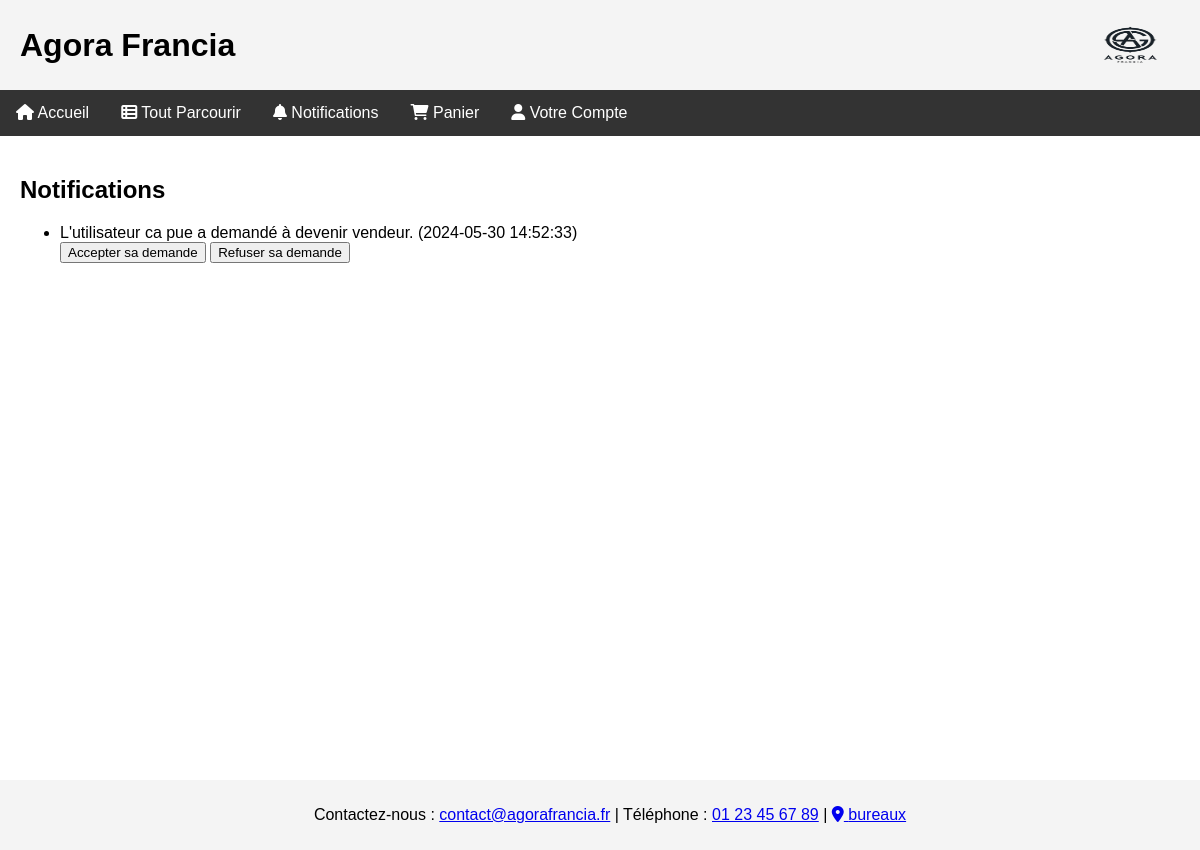
The app's page /notifications.php (signed in) with its own data.
### tables this page shows
CREATE TABLE `notifications` (
  `id` int(11) NOT NULL,
  `utilisateur_id` int(11) DEFAULT NULL,
  `message` text DEFAULT NULL,
  `date_notification` timestamp NOT NULL DEFAULT current_timestamp(),
  `lu` tinyint(1) DEFAULT 0
);

### notifications.php (the view, shortened to what this page needs)
<?php
include 'db_connect.php';
$stmt = $pdo->prepare("SELECT n.id, n.utilisateur_id, n.message, n.date_notification, u.prenom, u.nom
                       FROM notifications n
                       JOIN utilisateurs u ON n.utilisateur_id = u.id
                       WHERE n.lu = 0");
$stmt->execute();
$notifications = $stmt->fetchAll();
?>
<!DOCTYPE html>
<html lang="fr">
<head>
    <link href="style.css" rel="stylesheet" type="text/css" />
    <link rel="stylesheet" href="https://cdnjs.cloudflare.com/ajax/libs/font-awesome/6.0.0-beta3/css/all.min.css">
</head>
<body>
<div class="wrapper">
    <div class="header">
        <h1>Agora Francia</h1>
        <img src="logo.png" width="100" height="100" alt="logoAgora">
    </div>
    <div class="navigation">
        <a href="index.html"><i class="fas fa-home"></i> Accueil</a>
        <a href="browse.php"><i class="fas fa-th-list"></i> Tout Parcourir</a>
        <a href="notifications.php"><i class="fas fa-bell"></i> Notifications</a>
        <a href="cart.php"><i class="fas fa-shopping-cart"></i> Panier</a>
        <div class="dropdown">
            <a href="#votrecompte" class="dropbtn"><i class="fas fa-user"></i> Votre Compte</a>
        </div>
    </div>
    <div class="section">
        <h2>Notifications</h2>
        <?php if ($notifications): ?>
            <ul>
                <?php foreach ($notifications as $notification): ?>
                    <li>
                        <?php echo htmlspecialchars($notification['message']); ?> (<?php echo htmlspecialchars($notification['date_notification']); ?>)<br>
                        <form method="post" style="display:inline;">
                            <button type="submit" name="approve" class="btn btn-success">Accepter sa demande</button>
                            <button type="submit" name="reject" class="btn btn-danger">Refuser sa demande</button>
                        </form>
                    </li>
                <?php endforeach; ?>
            </ul>
        <?php else: ?>
            <p>Aucune nouvelle notification.</p>
        <?php endif; ?>
    </div>
    <footer class="footer">
        <p>Contactez-nous : <a href="mailto:contact@agorafrancia.fr">contact@agorafrancia.fr</a> | Téléphone : <a href="tel:+33123456789">01 23 45 67 89</a> | <a href="https://www.google.fr/maps/place/37+Quai+de+Grenelle,+75015+Paris/@48.8515004,2.2846575,17z/data=!3m1!4b1!4m6!3m5!1s0x47e6700497ee3ec5:0xdd60f514adcdb346!8m2!3d48.8515004!4d2.2872324!16s%2Fg%2F11bw3y1mf8?entry=ttu" target="_blank"><i class="fas fa-map-marker-alt"></i> bureaux</a></p>
    </footer>
</div>
</body>
</html>

### style.css (style rules this page uses)
body { font-family: Arial, sans-serif; margin: 0; padding: 0; }
.wrapper { width: 100%; margin: 0 auto; min-height: 100vh; position: relative; padding-bottom: 50px; }
.header { background: #f4f4f4; padding: 20px; text-align: center; display: flex; justify-content: space-between; align-items: center; }
.header img { height: 50px; }
.header h1 { margin: 0; }
.navigation { background: #333; color: white; overflow: hidden; }
.navigation a { float: left; display: block; color: white; text-align: center; padding: 14px 16px; text-decoration: none; }
.section { padding: 20px; }
.footer { background: #f4f4f4; text-align: center; padding: 10px; position: fixed; bottom: 0; width: 100%; height: 50px; }
.dropdown { float: left; overflow: hidden; }
.dropdown .dropbtn { font-size: 16px; border: none; outline: none; color: white; padding: 14px 16px; background-color: inherit; font-family: inherit; margin: 0; }

### records on screen
notifications: message "L'utilisateur ca pue a demandé à devenir vendeur.", date_notification "2024-05-30 14:52:33"
